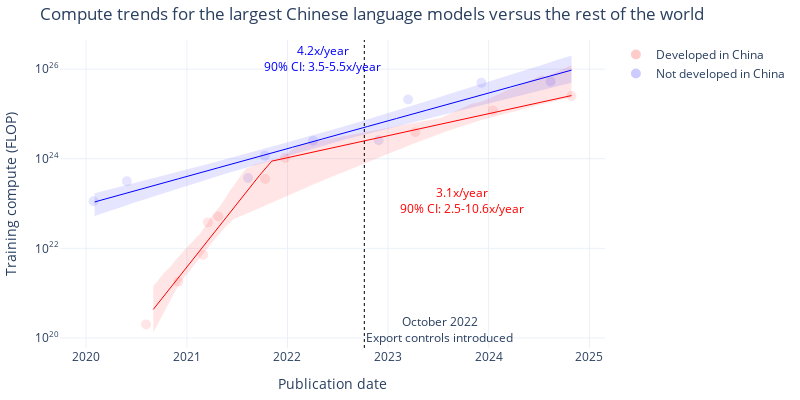

Notebook source saved alongside this figure:
### Code cell
# Graph of the different model fits using plotly

# Use the selected models
model_types = selected_model
# Or custom:
# model_types = {
#     'Non-China': 'Simple',
#     'China': 'One kink',
# }
# Parameters for each model selection
model_params = {
    'Simple': {
        'kink_count': 0,
        'allow_discontinuities': False,
    },
    'One kink': {
        'kink_count': 1,
        'allow_discontinuities': False,
    },
    'Discontinuity': {
        'kink_count': 1,
        'allow_discontinuities': True,
    }
}

def plot_model(df, model_types, model_params):
    fig = go.Figure()

    # Plot the original data points
    df_non_china = df[df['category'] == 'Non-China']
    df_china = df[df['category'] == 'China']

    fig.add_trace(go.Scatter(
        x=df_non_china['date'], y=df_non_china['log_flop'],
        mode='markers', name='Not developed in China', text=df_non_china['Model'],
        marker=dict(color=colors['Non-China'], opacity=0.1, size=10)
    ))
    fig.add_trace(go.Scatter(
        x=df_china['date'], y=df_china['log_flop'],
        mode='markers', name='Developed in China', text=df_china['Model'],
        marker=dict(color=colors['China'], opacity=0.1, size=10)
    ))

    # Show the export controls date
    # Convert 2022-10-07 to seconds since epoch
    export_controls_date = pd.Timestamp('2022-10-07').value / 1e6
    fig.add_vline(x=export_controls_date, line_color='black', line_width=1, line_dash='dot', 
        annotation_text='October 2022<br>Export controls introduced', annotation_position='bottom right')

    date_grid = pd.date_range(start=df['date'].min(), end=df['date'].max(), freq='D')

    trend_dfs = {}
    ci_dfs = {}
    fit_results = {}
    for category, model_type in model_types.items():
        params = model_params[model_type]
        fit_result = fit_n_phase_exponential(df[df['category'] == category], **params)
        fit_results[category] = fit_result

        # Get the month of the first point, then use that to index the date_grid
        start_month = df[df['category'] == category]['date'].min().month + 1
        start_index = np.where(date_grid.month == start_month)[0][0]
        log_flop = fit_result.predict(pd.Series(date_grid))
        # To plot the bootstrapped mean prediction instead:
        # log_flop = np.mean(regression_data[category]['bootstrap_predictions'][model_type], axis=0)

        trend_dfs[category] = pd.DataFrame({
            'date': date_grid[start_index:],
            'log_flop': log_flop[start_index:],
        })

        # Get the confidence intervals
        ci_data = calculate_confidence_intervals(regression_data[category]['bootstrap_predictions'], percentile=90)
        ci_dfs[category] = pd.DataFrame({
            'date': date_grid[start_index:],
            'lower': ci_data[model_type]['lower'][start_index:],
            'upper': ci_data[model_type]['upper'][start_index:],
        })

        # Plot the best fit line with confidence intervals
        fig.add_trace(go.Scatter(
            x=date_grid[start_index:], y=log_flop[start_index:],
            mode='lines', name=f'{category} best fit line',
            line=dict(color=colors[category], width=1),
            showlegend=False,
        ))
        fig.add_trace(go.Scatter(
            x=date_grid[start_index:],
            y=ci_data[model_type]['lower'][start_index:],
            mode='lines',
            line=dict(color=colors[category], width=0),
            showlegend=False,
        ))
        fig.add_trace(go.Scatter(
            x=date_grid[start_index:],
            y=ci_data[model_type]['upper'][start_index:],
            mode='lines',
            fill='tonexty',
            fillcolor='rgba(0,0,255,0.1)' if category == 'Non-China' else 'rgba(255,0,0,0.1)',
            line=dict(color=colors[category], width=0),
            name=f'{category} 90% CI',
            showlegend=False,
        ))

    # Add slope labels
    for category in ['Non-China', 'China']:
        category_df = df[df['category'] == category]
        points = [category_df['date'].min()] + fit_results[category].break_points_dt + [category_df['date'].max()]
        model_type = model_types[category]
        best_slope = 10**regression_data[category]['models'][model_type].oom_year_slopes[-1]
        slopes = bootstrap_summary_data[category]['bootstrap_slopes'][model_type]
        slope_label = f'{best_slope:.1f}x/year<br>90% CI: {slopes[0]:.1f}-{slopes[1]:.1f}x/year'
        for i in range(len(points) - 2, len(points) - 1):
            mid = points[i] + (points[i+1] - points[i]) / 2
            if category == 'China':
                mid += pd.Timedelta(days=150)
            y = fit_results[category].predict(pd.Series([mid]))[0]
            fig.add_annotation(
                x=mid, y=y + 1.8 * (1 if category == 'Non-China' else -1),
                text=slope_label,
                showarrow=False,
                font=dict(size=12, color=colors[category])
            )

    # Update layout
    title = f'Compute trends for the largest Chinese language models versus the rest of the world'
    fig.update_layout(
        template='plotly_white',
        width=800,
        height=400,
        title=title,
        xaxis_title='Publication date',
        yaxis_title='Training compute (FLOP)',
        legend_title='',
        margin=dict(l=10, r=10, t=40, b=10),
        yaxis=dict(
            tickmode='array',
            tickvals=list(range(int(df['log_flop'].min()), int(df['log_flop'].max())+2, 2)),
            ticktext=[f'10<sup>{i}</sup>' for i in range(int(df['log_flop'].min()), int(df['log_flop'].max())+2, 2)]
        )
    )

    if save:
        fname = f'compute_regression_china_model={model_types["China"]}_non_china_model={model_types["Non-China"]}_model_selection={model_selection}_frontier={frontier_selection}_top{top_n}_cutoff={cutoff_date}'
        save_plot(fig, results_dir, fname)
        
        slope_df = pd.DataFrame({
            'Category': ['Non-China', 'China'],
            'Best fit slope': [10**regression_data[category]['models'][model_types[category]].oom_year_slopes[-1] for category in ['Non-China', 'China']],
            '90% CI lower': [bootstrap_summary_data[category]['bootstrap_slopes'][model_types[category]][0] for category in ['Non-China', 'China']],
            '90% CI upper': [bootstrap_summary_data[category]['bootstrap_slopes'][model_types[category]][1] for category in ['Non-China', 'China']],
        })
        slope_df.to_csv(results_dir + f'plot_data/recent_slopes_{fname}.csv', index=False)

        df_non_china[['Model', 'Organization', 'date', 'log_flop']].to_csv(results_dir + f'plot_data/non_china_scatter_{fname}.csv', index=False)
        df_china[['Model', 'Organization', 'date', 'log_flop']].to_csv(results_dir + f'plot_data/china_scatter_{fname}.csv', index=False)
        trend_dfs['Non-China'][['date', 'log_flop']].to_csv(results_dir + f'plot_data/non_china_best_fit_line_{fname}.csv', index=False)
        trend_dfs['China'][['date', 'log_flop']].to_csv(results_dir + f'plot_data/china_best_fit_line_{fname}.csv', index=False)
        ci_dfs['Non-China'][['date', 'lower', 'upper']].to_csv(results_dir + f'plot_data/non_china_ci_{fname}.csv', index=False)
        ci_dfs['China'][['date', 'lower', 'upper']].to_csv(results_dir + f'plot_data/china_ci_{fname}.csv', index=False)

    fig.show()

    return fit_results

fit_results = plot_model(df_filtered, model_types, model_params)

### Figure 1 — Plotly figure (JSON) as saved in the notebook; plotly's stock layout.template omitted (floating-point values rounded to 4 significant figures; data arrays with more than 128 entries replaced by an {"elided": "..."} marker saying what was removed)
{"data": [{"marker": {"color": "blue", "opacity": 0.1, "size": 10}, "mode": "markers", "name": "Not developed in China", "text": ["Meena", "GPT-3 175B (davinci)", "Jurassic-1-Jumbo", "Megatron-Turing NLG 530B", "PaLM (540B)", "GPT-3.5", "GPT-4", "Gemini 1.0 Ultra", "Grok-2"], "type": "scatter", "x": ["2020-01-28T00:00:00", "2020-05-28T00:00:00", "2021-08-11T00:00:00", "2021-10-11T00:00:00", "2022-04-04T00:00:00", "2022-11-28T00:00:00", "2023-03-15T00:00:00", "2023-12-06T00:00:00", "2024-08-13T00:00:00"], "y": [23.05, 23.5, 23.57, 24.07, 24.4, 24.41, 25.32, 25.7, 25.72]}, {"marker": {"color": "red", "opacity": 0.1, "size": 10}, "mode": "markers", "name": "Developed in China", "text": ["ERNIE-GEN (large)", "CPM-Large", "Wu Dao - Wen Lan", "GLM-10B", "PanGu-α", "Yuan 1.0", "ERNIE 3.0 Titan", "SenseChat", "GLM-4 (0116)", "Doubao-pro"], "type": "scatter", "x": ["2020-08-06T00:00:00", "2020-12-01T00:00:00", "2021-03-01T00:00:00", "2021-03-18T00:00:00", "2021-04-25T00:00:00", "2021-10-12T00:00:00", "2021-12-23T00:00:00", "2023-04-10T00:00:00", "2024-01-17T00:00:00", "2024-10-28T00:00:00"], "y": [20.3, 21.26, 21.86, 22.58, 22.71, 23.55, 24.02, 24.59, 25.08, 25.4]}, {"line": {"color": "red", "width": 1}, "mode": "lines", "name": "China best fit line", "showlegend": false, "type": "scatter", "x": {"elided": "1519 str values"}, "y": {"elided": "1519 float values"}}, {"line": {"color": "red", "width": 0}, "mode": "lines", "showlegend": false, "type": "scatter", "x": {"elided": "1519 str values"}, "y": {"elided": "1519 float values"}}, {"fill": "tonexty", "fillcolor": "rgba(255,0,0,0.1)", "line": {"color": "red", "width": 0}, "mode": "lines", "name": "China 90% CI", "showlegend": false, "type": "scatter", "x": {"elided": "1519 str values"}, "y": {"elided": "1519 float values"}}, {"line": {"color": "blue", "width": 1}, "mode": "lines", "name": "Non-China best fit line", "showlegend": false, "type": "scatter", "x": {"elided": "1732 str values"}, "y": {"elided": "1732 float values"}}, {"line": {"color": "blue", "width": 0}, "mode": "lines", "showlegend": false, "type": "scatter", "x": {"elided": "1732 str values"}, "y": {"elided": "1732 float values"}}, {"fill": "tonexty", "fillcolor": "rgba(0,0,255,0.1)", "line": {"color": "blue", "width": 0}, "mode": "lines", "name": "Non-China 90% CI", "showlegend": false, "type": "scatter", "x": {"elided": "1732 str values"}, "y": {"elided": "1732 float values"}}], "layout": {"annotations": [{"showarrow": false, "text": "October 2022<br>Export controls introduced", "x": 1665100800000, "xanchor": "left", "xref": "x", "y": 0, "yanchor": "bottom", "yref": "y domain"}, {"font": {"color": "blue", "size": 12}, "showarrow": false, "text": "4.2x/year<br>90% CI: 3.5-5.5x/year", "x": "2022-05-06T12:00:00", "y": 26.24}, {"font": {"color": "red", "size": 12}, "showarrow": false, "text": "3.1x/year<br>90% CI: 2.5-10.6x/year", "x": "2023-09-28T00:00:00", "y": 23.08}], "height": 400, "legend": {"title": {"text": ""}}, "margin": {"b": 10, "l": 10, "r": 10, "t": 40}, "shapes": [{"line": {"color": "black", "dash": "dot", "width": 1}, "type": "line", "x0": 1665100800000, "x1": 1665100800000, "xref": "x", "y0": 0, "y1": 1, "yref": "y domain"}], "title": {"text": "Compute trends for the largest Chinese language models versus the rest of the world"}, "width": 800, "xaxis": {"title": {"text": "Publication date"}}, "yaxis": {"tickmode": "array", "ticktext": ["10<sup>20</sup>", "10<sup>22</sup>", "10<sup>24</sup>", "10<sup>26</sup>"], "tickvals": [20, 22, 24, 26], "title": {"text": "Training compute (FLOP)"}}}}
